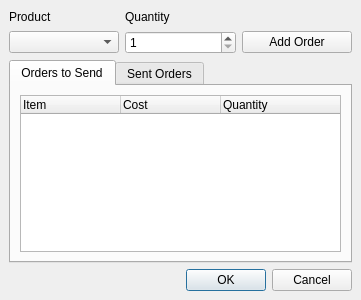
<ui version="4.0" >
 <class>Dialog</class>
 <widget class="QDialog" name="Dialog" >
  <property name="geometry" >
   <rect>
    <x>0</x>
    <y>0</y>
    <width>361</width>
    <height>300</height>
   </rect>
  </property>
  <property name="windowTitle" >
   <string>Cafeteria</string>
  </property>
  <property name="windowIcon" >
   <iconset>../../data/icons/pyKafe.png</iconset>
  </property>
  <layout class="QGridLayout" >
   <property name="margin" >
    <number>9</number>
   </property>
   <property name="spacing" >
    <number>6</number>
   </property>
   <item row="0" column="0" >
    <layout class="QGridLayout" >
     <property name="margin" >
      <number>0</number>
     </property>
     <property name="spacing" >
      <number>6</number>
     </property>
     <item row="0" column="2" >
      <spacer>
       <property name="orientation" >
        <enum>Qt::Vertical</enum>
       </property>
       <property name="sizeType" >
        <enum>QSizePolicy::Fixed</enum>
       </property>
       <property name="sizeHint" >
        <size>
         <width>20</width>
         <height>16</height>
        </size>
       </property>
      </spacer>
     </item>
     <item row="1" column="2" >
      <widget class="QPushButton" name="addOrder" >
       <property name="text" >
        <string>Add Order</string>
       </property>
       <property name="icon" >
        <iconset>../../data/icons/edit_add.png</iconset>
       </property>
      </widget>
     </item>
     <item row="1" column="0" >
      <widget class="QComboBox" name="product" />
     </item>
     <item row="0" column="0" >
      <widget class="QLabel" name="label" >
       <property name="sizePolicy" >
        <sizepolicy>
         <hsizetype>5</hsizetype>
         <vsizetype>0</vsizetype>
         <horstretch>0</horstretch>
         <verstretch>0</verstretch>
        </sizepolicy>
       </property>
       <property name="text" >
        <string>Product</string>
       </property>
      </widget>
     </item>
     <item row="1" column="1" >
      <widget class="QSpinBox" name="quantity" >
       <property name="minimum" >
        <number>1</number>
       </property>
      </widget>
     </item>
     <item row="0" column="1" >
      <widget class="QLabel" name="label_2" >
       <property name="sizePolicy" >
        <sizepolicy>
         <hsizetype>5</hsizetype>
         <vsizetype>0</vsizetype>
         <horstretch>0</horstretch>
         <verstretch>0</verstretch>
        </sizepolicy>
       </property>
       <property name="text" >
        <string>Quantity</string>
       </property>
      </widget>
     </item>
    </layout>
   </item>
   <item row="2" column="0" >
    <widget class="QDialogButtonBox" name="buttonBox" >
     <property name="orientation" >
      <enum>Qt::Horizontal</enum>
     </property>
     <property name="standardButtons" >
      <set>QDialogButtonBox::Cancel|QDialogButtonBox::NoButton|QDialogButtonBox::Ok</set>
     </property>
    </widget>
   </item>
   <item row="1" column="0" >
    <widget class="QTabWidget" name="tabWidget" >
     <property name="currentIndex" >
      <number>0</number>
     </property>
     <widget class="QWidget" name="tab" >
      <attribute name="title" >
       <string>Orders to Send</string>
      </attribute>
      <layout class="QGridLayout" >
       <property name="margin" >
        <number>9</number>
       </property>
       <property name="spacing" >
        <number>6</number>
       </property>
       <item row="0" column="0" >
        <widget class="QTreeWidget" name="ordersToSend" >
         <column>
          <property name="text" >
           <string>Item</string>
          </property>
         </column>
         <column>
          <property name="text" >
           <string>Cost</string>
          </property>
         </column>
         <column>
          <property name="text" >
           <string>Quantity</string>
          </property>
         </column>
        </widget>
       </item>
      </layout>
     </widget>
     <widget class="QWidget" name="tab_2" >
      <attribute name="title" >
       <string>Sent Orders</string>
      </attribute>
      <layout class="QGridLayout" >
       <property name="margin" >
        <number>9</number>
       </property>
       <property name="spacing" >
        <number>6</number>
       </property>
       <item row="0" column="0" >
        <widget class="QTreeWidget" name="sentOrders" >
         <column>
          <property name="text" >
           <string>Item</string>
          </property>
         </column>
         <column>
          <property name="text" >
           <string>Cost</string>
          </property>
         </column>
         <column>
          <property name="text" >
           <string>Quantity</string>
          </property>
         </column>
        </widget>
       </item>
      </layout>
     </widget>
    </widget>
   </item>
  </layout>
 </widget>
 <resources/>
 <connections>
  <connection>
   <sender>buttonBox</sender>
   <signal>accepted()</signal>
   <receiver>Dialog</receiver>
   <slot>accept()</slot>
   <hints>
    <hint type="sourcelabel" >
     <x>248</x>
     <y>254</y>
    </hint>
    <hint type="destinationlabel" >
     <x>157</x>
     <y>274</y>
    </hint>
   </hints>
  </connection>
  <connection>
   <sender>buttonBox</sender>
   <signal>rejected()</signal>
   <receiver>Dialog</receiver>
   <slot>reject()</slot>
   <hints>
    <hint type="sourcelabel" >
     <x>316</x>
     <y>260</y>
    </hint>
    <hint type="destinationlabel" >
     <x>286</x>
     <y>274</y>
    </hint>
   </hints>
  </connection>
  <connection>
   <sender>addOrder</sender>
   <signal>clicked()</signal>
   <receiver>Dialog</receiver>
   <slot>close()</slot>
   <hints>
    <hint type="sourcelabel" >
     <x>295</x>
     <y>46</y>
    </hint>
    <hint type="destinationlabel" >
     <x>180</x>
     <y>149</y>
    </hint>
   </hints>
  </connection>
 </connections>
</ui>
